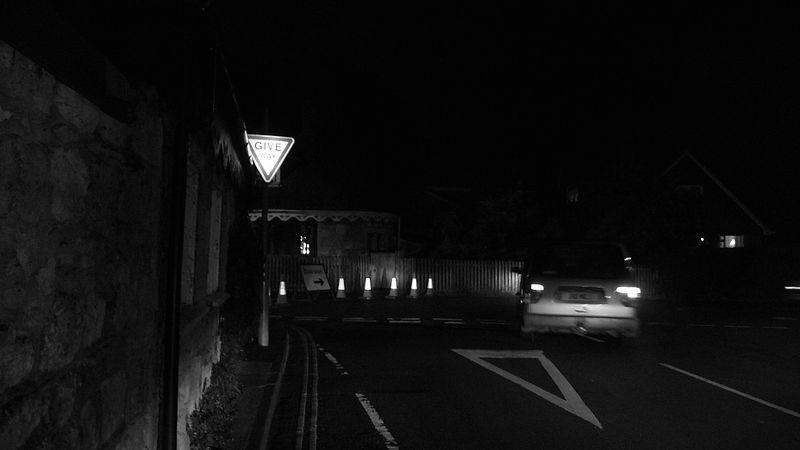
//> input picture Erg. Askisis 2025-2026/Images/Ασκηση 2/dark_road_1.jpg, 800 x 450 px
$ ./askisi2_histogram_equalization   (built with g++ and OpenCV 4)
//> lines starting //> are read from the running program, lines starting //| are printed output that depends on the picture; after the words box and inside, x2 and y2 are one past the last pixel; in counts of white or black regions, pixels touching at a corner belong together
#include <opencv2/opencv.hpp>

#include <algorithm>
#include <filesystem>
#include <fstream>
#include <iostream>
#include <sstream>
#include <stdexcept>
#include <string>
#include <vector>

namespace fs = std::filesystem;

static const cv::Size ADAPTIVE_KERNEL_SIZE(64, 64);
static const cv::Size ADAPTIVE_CANDIDATES[] = {cv::Size(32, 32), cv::Size(64, 64), cv::Size(128, 128)};

static std::vector<fs::path> find_dark_road_images(const fs::path &root)
{
    std::vector<fs::path> paths;
    for (const auto &entry : fs::recursive_directory_iterator(root)) {
        if (!entry.is_regular_file()) {
            continue;
        }
        const std::string name = entry.path().filename().string();
        if (name.rfind("dark_road_", 0) == 0 && entry.path().extension().string() == ".jpg") {
            paths.push_back(entry.path());
        }
    }
    std::sort(paths.begin(), paths.end());
    return paths;
}

static cv::Mat imread_grayscale_any_path(const fs::path &path)
{
    std::ifstream file(path, std::ios::binary);
    if (!file) {
        throw std::runtime_error("Could not open image: " + path.string());
    }

    std::vector<unsigned char> bytes(
        (std::istreambuf_iterator<char>(file)),
        std::istreambuf_iterator<char>()
    );
    cv::Mat decoded = cv::imdecode(bytes, cv::IMREAD_GRAYSCALE);
    if (decoded.empty()) {
        throw std::runtime_error("Could not decode image: " + path.string());
    }
    return decoded;
}

static cv::Mat clahe_with_kernel(const cv::Mat &image, cv::Size kernel_size)
{
    const int tiles_x = std::max(1, image.cols / kernel_size.width);
    const int tiles_y = std::max(1, image.rows / kernel_size.height);
    cv::Ptr<cv::CLAHE> clahe = cv::createCLAHE(2.0, cv::Size(tiles_x, tiles_y));
    cv::Mat result;
    clahe->apply(image, result);
    return result;
}

static double stddev_gray(const cv::Mat &image)
{
    cv::Scalar mean;
    cv::Scalar stddev;
    cv::meanStdDev(image, mean, stddev);
    return stddev[0];
}

static double noise_proxy(const cv::Mat &image)
{
    cv::Mat as_double;
    image.convertTo(as_double, CV_64F);

    cv::Mat gx = cv::Mat::zeros(image.size(), CV_64F);
    cv::Mat gy = cv::Mat::zeros(image.size(), CV_64F);

    for (int y = 0; y < image.rows; ++y) {
        const double *src = as_double.ptr<double>(y);
        double *dx = gx.ptr<double>(y);
        for (int x = 0; x < image.cols; ++x) {
            dx[x] = src[x] - src[std::max(0, x - 1)];
        }
    }

    for (int y = 0; y < image.rows; ++y) {
        const double *src = as_double.ptr<double>(y);
        const double *prev = as_double.ptr<double>(std::max(0, y - 1));
        double *dy = gy.ptr<double>(y);
        for (int x = 0; x < image.cols; ++x) {
            dy[x] = src[x] - prev[x];
        }
    }

    cv::Scalar mean_x;
    cv::Scalar std_x;
    cv::Scalar mean_y;
    cv::Scalar std_y;
    cv::meanStdDev(gx, mean_x, std_x);
    cv::meanStdDev(gy, mean_y, std_y);
    return std_x[0] + std_y[0];
}

static cv::Mat draw_histogram(const cv::Mat &image)
{
    const int width = 420;
    const int height = 240;
    const int margin = 24;
    cv::Mat canvas(height, width, CV_8UC3, cv::Scalar(255, 255, 255));

    int hist_size = 256;
    float range[] = {0.0f, 256.0f};
    const float *hist_range[] = {range};
    cv::Mat hist;
    cv::calcHist(&image, 1, nullptr, cv::Mat(), hist, 1, &hist_size, hist_range);

    double max_value = 0.0;
    cv::minMaxLoc(hist, nullptr, &max_value);
    max_value = std::max(max_value, 1.0);

    cv::line(canvas, cv::Point(margin, height - margin), cv::Point(width - margin, height - margin), cv::Scalar(0, 0, 0), 1);
    cv::line(canvas, cv::Point(margin, margin), cv::Point(margin, height - margin), cv::Scalar(0, 0, 0), 1);

    for (int i = 1; i < hist_size; ++i) {
        const int x0 = margin + (i - 1) * (width - 2 * margin) / (hist_size - 1);
        const int x1 = margin + i * (width - 2 * margin) / (hist_size - 1);
        const int y0 = height - margin - static_cast<int>(hist.at<float>(i - 1) * (height - 2 * margin) / max_value);
        const int y1 = height - margin - static_cast<int>(hist.at<float>(i) * (height - 2 * margin) / max_value);
        cv::line(canvas, cv::Point(x0, y0), cv::Point(x1, y1), cv::Scalar(0, 0, 0), 1);
    }

    return canvas;
}

static cv::Mat panel(const cv::Mat &image, const std::string &title, int target_width = 420)
{
    cv::Mat color;
    if (image.channels() == 1) {
        cv::cvtColor(image, color, cv::COLOR_GRAY2BGR);
    } else {
        color = image.clone();
    }

    const double scale = static_cast<double>(target_width) / color.cols;
    cv::Mat resized;
    cv::resize(color, resized, cv::Size(target_width, std::max(1, static_cast<int>(color.rows * scale))));

    const int title_height = 40;
    cv::Mat canvas(resized.rows + title_height, resized.cols, CV_8UC3, cv::Scalar(255, 255, 255));
    resized.copyTo(canvas(cv::Rect(0, title_height, resized.cols, resized.rows)));
    cv::putText(canvas, title, cv::Point(10, 27), cv::FONT_HERSHEY_SIMPLEX, 0.62, cv::Scalar(0, 0, 0), 2, cv::LINE_AA);
    return canvas;
}

static cv::Mat pad_to_height(const cv::Mat &image, int target_height)
{
    if (image.rows >= target_height) {
        return image;
    }

    cv::Mat padded(target_height, image.cols, image.type(), cv::Scalar(255, 255, 255));
    image.copyTo(padded(cv::Rect(0, 0, image.cols, image.rows)));
    return padded;
}

static cv::Mat hconcat_same_height(std::vector<cv::Mat> images)
{
    int max_height = 0;
    for (const cv::Mat &image : images) {
        max_height = std::max(max_height, image.rows);
    }

    for (cv::Mat &image : images) {
        image = pad_to_height(image, max_height);
    }

    cv::Mat combined;
    cv::hconcat(images, combined);
    return combined;
}

static void save_histogram_figure(const cv::Mat &original, const cv::Mat &equalized, const cv::Mat &adaptive, const fs::path &path)
{
    std::vector<cv::Mat> rows;
    const std::vector<std::pair<std::string, cv::Mat>> entries = {
        {"Original", original},
        {"Global HE", equalized},
        {"Adaptive HE 64x64", adaptive}
    };

    for (const auto &entry : entries) {
        cv::Mat left = panel(entry.second, entry.first);
        cv::Mat right = panel(draw_histogram(entry.second), entry.first + " Histogram");
        rows.push_back(hconcat_same_height({left, right}));
    }

    cv::Mat combined;
    cv::vconcat(rows, combined);
    cv::imwrite(path.string(), combined);
}

static void save_adaptive_candidates_figure(const cv::Mat &original, const std::vector<std::pair<cv::Size, cv::Mat>> &variants, const fs::path &path)
{
    std::vector<cv::Mat> panels;
    panels.push_back(panel(original, "Original", 300));

    for (const auto &variant : variants) {
        std::ostringstream title;
        title << "CLAHE " << variant.first.width << "x" << variant.first.height;
        panels.push_back(panel(variant.second, title.str(), 300));
    }

    cv::Mat combined = hconcat_same_height(panels);
    cv::imwrite(path.string(), combined);
}

static std::string process_image(const fs::path &path, const fs::path &output_dir)
{
    const cv::Mat image = imread_grayscale_any_path(path);
//> in imread_grayscale_any_path, decoded is the input picture: 450 rows x 800 cols, CV_8UC1; min 0, max 255, mean 14.6

    cv::Mat global_he;
    cv::equalizeHist(image, global_he);

    const cv::Mat adaptive_he = clahe_with_kernel(image, ADAPTIVE_KERNEL_SIZE);

    std::vector<std::pair<cv::Size, cv::Mat>> candidate_images;
    std::ostringstream candidate_lines;
    for (const cv::Size &kernel_size : ADAPTIVE_CANDIDATES) {
        cv::Mat adaptive_candidate = clahe_with_kernel(image, kernel_size);
        candidate_images.push_back({kernel_size, adaptive_candidate});
        candidate_lines
            << "kernel=(" << kernel_size.width << ", " << kernel_size.height << ") "
            << "contrast_std=" << stddev_gray(adaptive_candidate) << " "
            << "noise_proxy=" << noise_proxy(adaptive_candidate) << "\n";
    }

    const std::string base_name = path.stem().string();
    cv::imwrite((output_dir / (base_name + "_global_he.png")).string(), global_he);
    cv::imwrite((output_dir / (base_name + "_adaptive_he.png")).string(), adaptive_he);
    save_histogram_figure(image, global_he, adaptive_he, output_dir / (base_name + "_histograms.png"));
    save_adaptive_candidates_figure(image, candidate_images, output_dir / (base_name + "_adaptive_candidates.png"));

    std::ofstream metrics_file(output_dir / (base_name + "_adaptive_metrics.txt"));
    metrics_file << candidate_lines.str();

    std::ostringstream line;
    line
        << base_name
        << ": original_std=" << stddev_gray(image)
        << ", global_std=" << stddev_gray(global_he)
        << ", adaptive_std=" << stddev_gray(adaptive_he)
        << ", adaptive_noise_proxy=" << noise_proxy(adaptive_he);
    return line.str();
}

int main()
{
    try {
        const fs::path root = fs::path("..");
        const fs::path output_dir = root / "outputs" / "askisi2_histogram_equalization_cpp";
        fs::create_directories(output_dir);

        const std::vector<fs::path> image_paths = find_dark_road_images(root / "Images");
        if (image_paths.empty()) {
            throw std::runtime_error("No dark_road_*.jpg images were found.");
        }

        std::ostringstream summary;
        summary << "Adaptive kernel size selected: (64, 64)\n";
        summary << "Candidate kernels: (32, 32), (64, 64), (128, 128)\n\n";

        for (const fs::path &image_path : image_paths) {
            summary << process_image(image_path, output_dir) << "\n";
//> in process_image, `cv::equalizeHist(image, global_he);`:
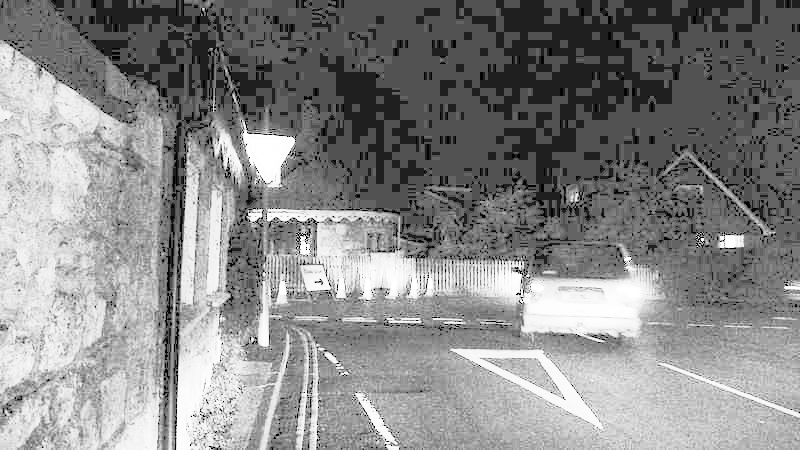
//> global_he: 450 rows x 800 cols, CV_8UC1; min 0, max 255, mean 135.9
//> in clahe_with_kernel, `const int tiles_x = std::max(1, image.cols / kernel_size.width);`: tiles_x = 12
//> in clahe_with_kernel, `const int tiles_y = std::max(1, image.rows / kernel_size.height);`: tiles_y = 7
//> in clahe_with_kernel, `clahe->apply(image, result);`:
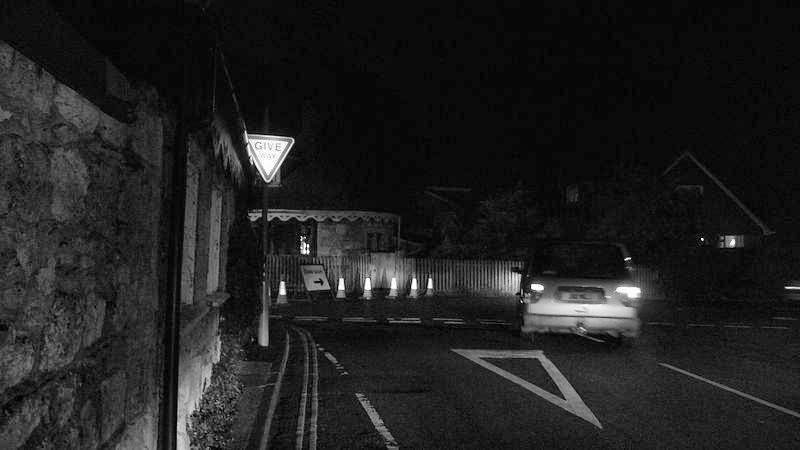
//> result: 450 rows x 800 cols, CV_8UC1; min 1, max 255, mean 32.1
//> the loop in process_image, `for (const cv::Size &kernel_size : ADAPTIVE_CANDIDATES)` made 3 passes
//> (mean in stddev_gray, stddev in stddev_gray) on passes 1 to 3: (Scalar(30.42), Scalar(32.57)), (Scalar(32.11), Scalar(33.76)), (Scalar(33.22), Scalar(33.46))
//> in save_histogram_figure, `const std::vector<std::pair<std::string, cv::Mat>> entries = { {"Origi..`: entries = 3 items
//> the loop in save_histogram_figure, `for (const auto &entry : entries)` made 3 passes
//> max_value in draw_histogram on passes 1 to 3: 72065, 72065, 58049
//> pass 1, in panel (call 2), `color = image.clone();`:
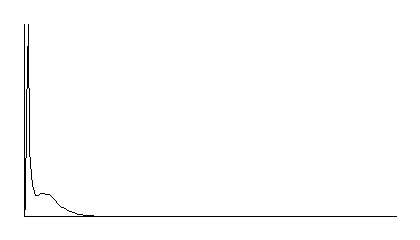
//> color: 240 rows x 420 cols, CV_8UC3; 99% white; black in thin lines or dots, all inside (x1, y1, x2, y2) = (24, 24, 397, 217)
//> in panel (call 7), `cv::putText(canvas, title, cv::Point(10, 27), cv::FONT_HERSHEY_SIMPLEX..`:
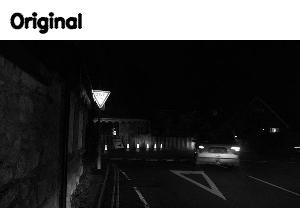
//> canvas: 208 rows x 300 cols, CV_8UC3; min 0, max 255, mean 58
//> the loop in save_adaptive_candidates_figure, `for (const auto &variant : variants)` made 3 passes
//> pass 1, in panel (call 8), `cv::putText(canvas, title, cv::Point(10, 27), cv::FONT_HERSHEY_SIMPLEX..`:
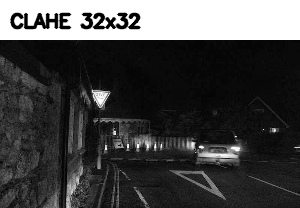
//> canvas: 208 rows x 300 cols, CV_8UC3; min 0, max 255, mean 69
//> the loop in hconcat_same_height (call 4), `for (const cv::Mat &image : images)` made 4 passes
//> after the loop in hconcat_same_height (call 4), `for (const cv::Mat &image : images)`: max_height = 208
//> the loop in hconcat_same_height (call 4), `for (cv::Mat &image : images)` made 4 passes
//> in hconcat_same_height (call 4), `cv::hconcat(images, combined);`:
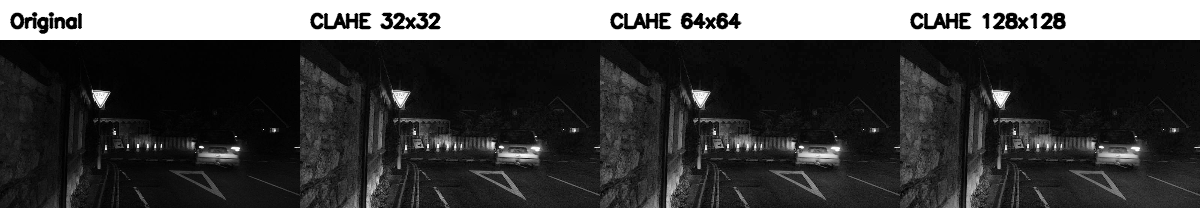
//> combined: 208 rows x 1200 cols, CV_8UC3; min 0, max 255, mean 67
//> after the loop in noise_proxy (call 4), `for (int y = 0; y < image.rows; ++y)`:
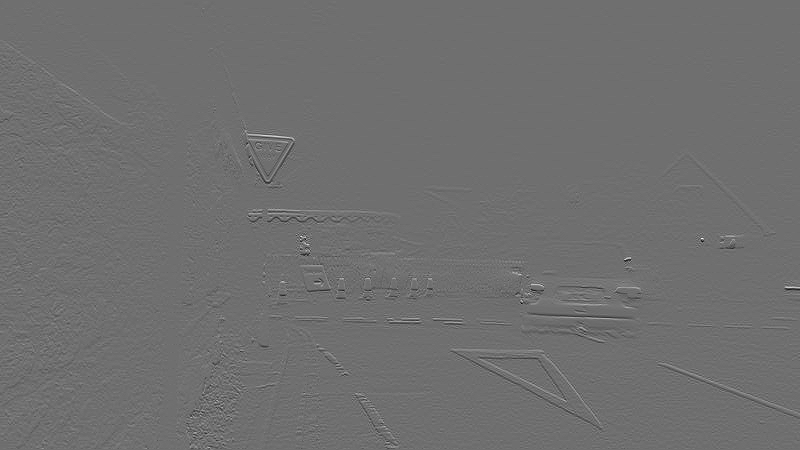
//> gy: 450 rows x 800 cols, CV_64FC1; min -191, max 245, mean 0.1; drawn with min black and max white
//> in noise_proxy (call 4), `cv::meanStdDev(gx, mean_x, std_x);`: mean_x = Scalar(-0.0367); std_x = Scalar(11.42)
//> in noise_proxy (call 4), `cv::meanStdDev(gy, mean_y, std_y);`: mean_y = Scalar(0.0668); std_y = Scalar(10.2)
        }
//> pass 2 of the loop `for (const fs::path &image_path : image_paths)`:
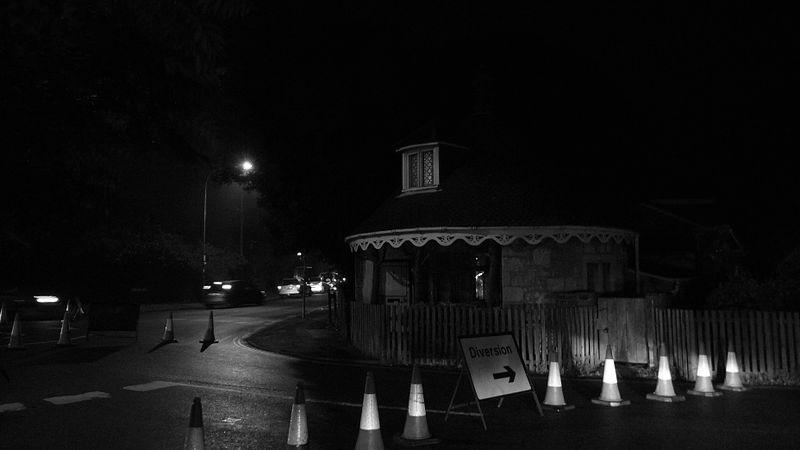
//> input picture Erg. Askisis 2025-2026/Images/Ασκηση 2/dark_road_2.jpg, 800 x 450 px
//> in imread_grayscale_any_path, decoded is the input picture: 450 rows x 800 cols, CV_8UC1; min 0, max 255, mean 16.8
//> the loop in process_image (call 2), `for (const cv::Size &kernel_size : ADAPTIVE_CANDIDATES)` made 3 passes
//> (mean in stddev_gray, stddev in stddev_gray, mean_x in noise_proxy, std_x in noise_proxy, mean_y in noise_proxy, std_y in noise_proxy) on passes 1 to 3: (Scalar(33.01), Scalar(39.3), Scalar(0.000628), Scalar(14.19), Scalar(0.0581), Scalar(12.17)), (Scalar(34.88), Scalar(41.31), Scalar(0.0015), Scalar(14.03), Scalar(0.0609), Scalar(12.02)), (Scalar(35.78), Scalar(42.71), Scalar(0.00219), Scalar(13.46), Scalar(0.0779), Scalar(11.73))
//> the loop in save_histogram_figure (call 2), `for (const auto &entry : entries)` made 3 passes
//> max_value in draw_histogram on passes 1 to 3: 68343, 68343, 46668
//> pass 1, in panel (call 12), `color = image.clone();`:
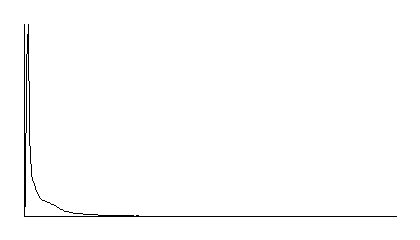
//> color: 240 rows x 420 cols, CV_8UC3; 99% white; black in thin lines or dots, all inside (x1, y1, x2, y2) = (24, 24, 397, 217)
//> the loop in save_adaptive_candidates_figure (call 2), `for (const auto &variant : variants)` made 3 passes
//> the loop in hconcat_same_height (call 8), `for (const cv::Mat &image : images)` made 4 passes
//> after the loop in hconcat_same_height (call 8), `for (const cv::Mat &image : images)`: max_height = 208
//> the loop in hconcat_same_height (call 8), `for (cv::Mat &image : images)` made 4 passes
//> in hconcat_same_height (call 8), `cv::hconcat(images, combined);`:
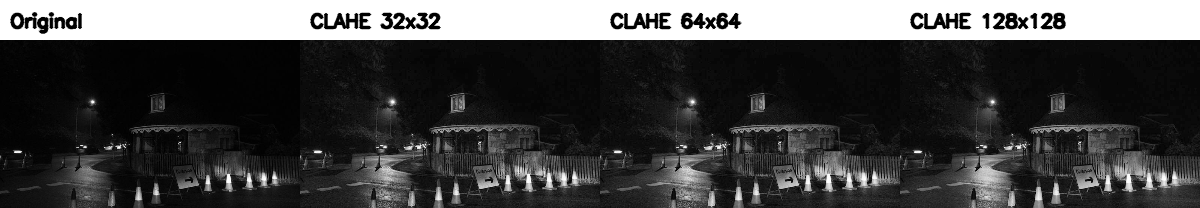
//> combined: 208 rows x 1200 cols, CV_8UC3; min 0, max 255, mean 69
//> pass 3 of the loop `for (const fs::path &image_path : image_paths)`:
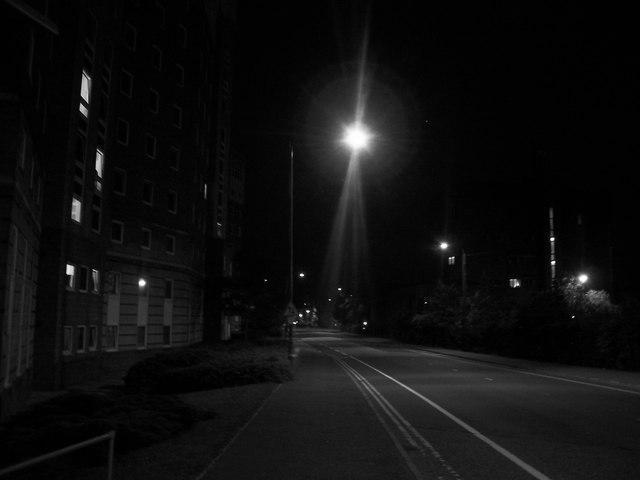
//> input picture Erg. Askisis 2025-2026/Images/Ασκηση 2/dark_road_3.jpg, 640 x 480 px
//> in imread_grayscale_any_path, decoded is the input picture: 480 rows x 640 cols, CV_8UC1; min 0, max 255, mean 15.2
//> in process_image (call 3), `cv::equalizeHist(image, global_he);`:
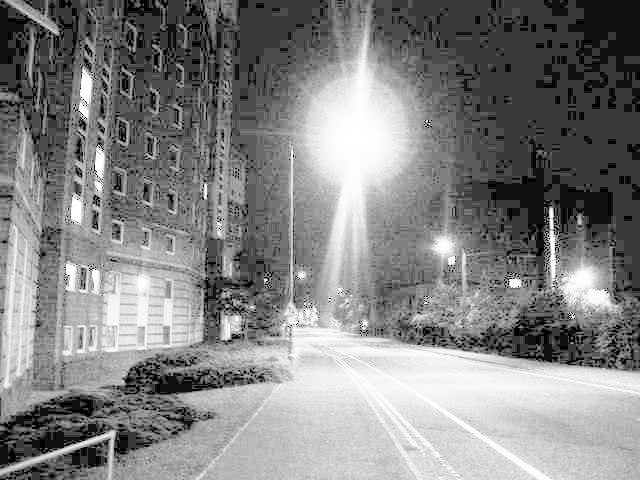
//> global_he: 480 rows x 640 cols, CV_8UC1; min 0, max 255, mean 131.3
//> in process_image (call 3), `const cv::Mat adaptive_he = clahe_with_kernel(image, ADAPTIVE_KERNEL_S..`:
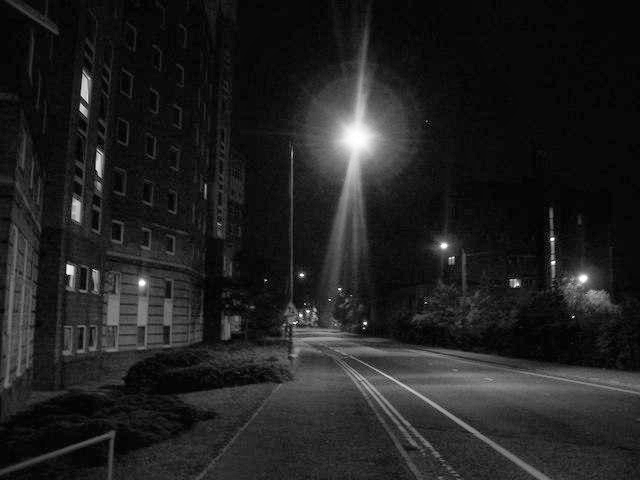
//> adaptive_he: 480 rows x 640 cols, CV_8UC1; min 1, max 255, mean 33
//> the loop in process_image (call 3), `for (const cv::Size &kernel_size : ADAPTIVE_CANDIDATES)` made 3 passes
//> (mean in stddev_gray, stddev in stddev_gray, mean_x in noise_proxy, std_x in noise_proxy, mean_y in noise_proxy, std_y in noise_proxy) on passes 1 to 3: (Scalar(31.46), Scalar(31.26), Scalar(-0.00154), Scalar(8.99), Scalar(0.0565), Scalar(9.3)), (Scalar(33.02), Scalar(33.12), Scalar(-0.00405), Scalar(8.7), Scalar(0.0599), Scalar(8.89)), (Scalar(36.31), Scalar(35.89), Scalar(-0.00167), Scalar(8.58), Scalar(0.0849), Scalar(8.78))

        std::ofstream summary_file(output_dir / "summary.txt");
        summary_file << summary.str();

        std::cout << summary.str();
        std::cout << "Outputs saved to: " << output_dir.string() << "\n";
        return 0;
//> (the program exits here)
